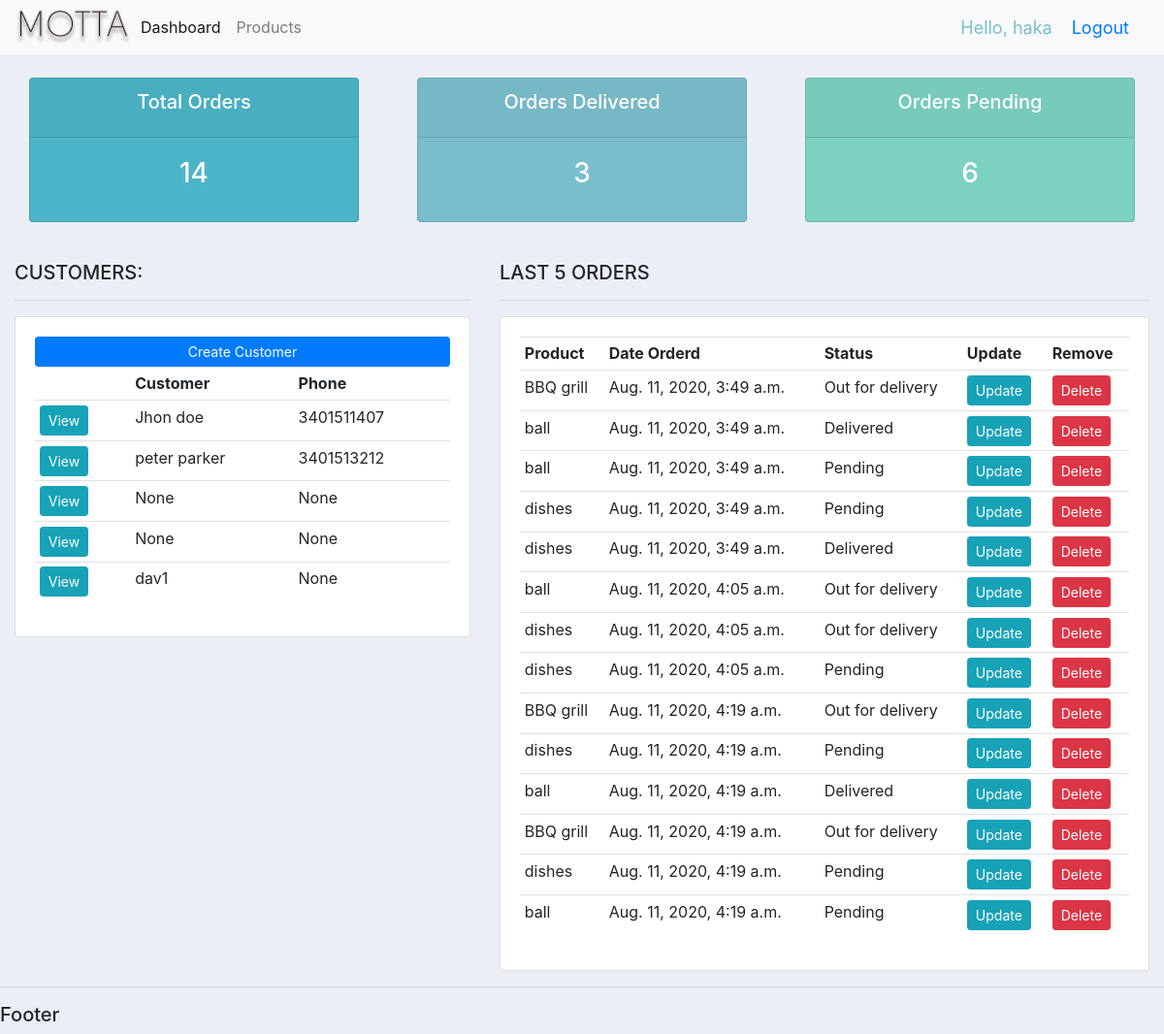
The app's page / (signed in) with its own data.
### account/models.py (models this page shows, shortened)
class Customer(models.Model):
	user = models.OneToOneField(User, null=True, on_delete=models.CASCADE)
	name = models.CharField(max_length=200, null=True)
	phone = models.CharField(max_length=200, null=True)
	email = models.CharField(max_length=200, null=True)
	profile_pic = models.ImageField(default="default.png",blank=True, null=True)
	date_created = models.DateTimeField(auto_now_add=True, null=True)

class Order(models.Model):
	STATUS = (
			('Pending', 'Pending'),
			('Out for delivery', 'Out for delivery'),
			('Delivered', 'Delivered'),
			)
	customer = models.ForeignKey(Customer, null=True, on_delete= models.SET_NULL)
	product = models.ForeignKey(Product, null=True, on_delete= models.SET_NULL)
	date_created = models.DateTimeField(auto_now_add=True, null=True)
	status = models.CharField(max_length=200, null=True, choices=STATUS)
	note = models.CharField(max_length=1000, null=True)

class Product(models.Model):
	CATEGORY = (
			('Indoor', 'Indoor'),
			('Out Door', 'Out Door'),
			)
	name = models.CharField(max_length=200, null=True)
	price = models.FloatField(null=True)
	category = models.CharField(max_length=200, null=True, choices=CATEGORY)
	description = models.CharField(max_length=200, null=True, blank=True)
	date_created = models.DateTimeField(auto_now_add=True, null=True)
	tags = models.ManyToManyField(Tag)
	def __str__(self):
		return self.name

### account/decorators.py (the view)
	def wrapper_function(request, *args, **kwargs):
		group = None
		if request.user.groups.exists():
			group = request.user.groups.all()[0].name
		if group == 'customer':
			return redirect('user-page')
		if group == 'admin':
			return view_func(request, *args, **kwargs)

### account/views.py (called while the page is built)
@login_required(login_url='login')
@admin_only
def home(request):
	orders = Order.objects.all()
	customers = Customer.objects.all()
	total_customers = customers.count()
	total_orders = orders.count()
	delivered = orders.filter(status='Delivered').count()
	pending = orders.filter(status='Pending').count()
	context = {'orders':orders, 'customers':customers,
	'total_orders':total_orders,'delivered':delivered,
	'pending':pending }
	return render(request, 'accounts/dashboard.html', context)

### account/templates/accounts/dashboard.html
{%  extends 'accounts/main.html' %}
{% block content %}
{%  include 'accounts/status.html' %}
<br>
<div class="row">
	<div class="col-md-5">
		<h5>CUSTOMERS:</h5>
		<hr>
		<div class="card card-body">
			<a class="btn btn-primary  btn-sm btn-block" href="">Create Customer</a>
			<table class="table table-sm">
				<tr>
					<th></th>
					<th>Customer</th>
					<th>Phone</th>
				</tr>
				{% for customer in customers %}
					<tr>
						<td><a class="btn btn-sm btn-info" href="{% url 'customer' customer.id %}">View</a></td>
						<td>{{customer.name}}</td>
						<td>{{customer.phone}}</td>
					</tr>
				{% endfor %}
			</table>
		</div>
	</div>
	<div class="col-md-7">
		<h5>LAST 5 ORDERS</h5>
		<hr>
		<div class="card card-body">
			<table class="table table-sm">
				<tr>
					<th>Product</th>
					<th>Date Orderd</th>
					<th>Status</th>
					<th>Update</th>
					<th>Remove</th>
				</tr>
				{% for order in orders %}
					<tr>
						<td>{{order.product}}</td>
						<td>{{order.date_created}}</td>
						<td>{{order.status}}</td>
						<td><a class="btn btn-sm btn-info" href="{% url 'update_order' order.id %}">Update</a></td>
						<td><a class="btn btn-sm btn-danger"href="{% url 'delete_order' order.id %}">Delete</a></td>
					</tr>
				{% endfor %}
			</table>
		</div>
	</div>
</div>
{% endblock %}

### account/templates/accounts/navbar.html (shortened to what this page needs)
{% load static %}
{% block content %}
<nav class="navbar navbar-expand-lg navbar-light bg-light">
    <img src="{%static 'images/logo.png' %}">
    <div class="collapse navbar-collapse" id="navbarNavDropdown">
      <ul class="navbar-nav">
      {% if request.user.is_staff  %}
        <li class="nav-item active">
          <a class="nav-link" href="{% url 'home' %}">Dashboard </a>
        </li>
        <li class="nav-item">
          <a class="nav-link" href="{% url 'products' %}">Products</a>
        </li>
        {% else %}
        <li class="nav-item">
        <a class="nav-link" href="{% url 'account' %}">Settings</a>
        </li>
        {% endif %}
      </ul>
    </div>
  <span class="hello-msg">Hello, {{request.user}}</span>
  <span class="hello-msg"><a href="{% url 'logout' %}">Logout</a> </span>
  </nav>
{% endblock content %}

### static/css/main.css (style rules this page uses)
body { background-color: #ebeff5; }

### account/templates/accounts/navbar.html (style rules this page uses)
.hello-msg { font-size: 18px; color: #7abecc; margin-right: 20px; }

### records on screen
Customer: name "Jhon doe", phone "3401511407"
Customer: name "peter parker", phone "3401513212"
Customer: name "None", phone "None"
Customer: name "None", phone "None"
Customer: name "dav1", phone "None"
Order: product "BBQ grill", date_created "Aug. 11, 2020, 3:49 a.m.", status "Out for delivery"
Order: product "ball", date_created "Aug. 11, 2020, 3:49 a.m.", status "Delivered"
Order: product "ball", date_created "Aug. 11, 2020, 3:49 a.m.", status "Pending"
Order: product "dishes", date_created "Aug. 11, 2020, 3:49 a.m.", status "Pending"
Order: product "dishes", date_created "Aug. 11, 2020, 3:49 a.m.", status "Delivered"
Order: product "ball", date_created "Aug. 11, 2020, 4:05 a.m.", status "Out for delivery"
Order: product "dishes", date_created "Aug. 11, 2020, 4:05 a.m.", status "Out for delivery"
Order: product "dishes", date_created "Aug. 11, 2020, 4:05 a.m.", status "Pending"
Order: product "BBQ grill", date_created "Aug. 11, 2020, 4:19 a.m.", status "Out for delivery"
Order: product "dishes", date_created "Aug. 11, 2020, 4:19 a.m.", status "Pending"
Order: product "ball", date_created "Aug. 11, 2020, 4:19 a.m.", status "Delivered"
Order: product "BBQ grill", date_created "Aug. 11, 2020, 4:19 a.m.", status "Out for delivery"
Order: product "dishes", date_created "Aug. 11, 2020, 4:19 a.m.", status "Pending"
Order: product "ball", date_created "Aug. 11, 2020, 4:19 a.m.", status "Pending"

### other values on screen
{{ request.user }} "haka"
{{ total_orders }} "14"
{{ delivered }} "3"
{{ pending }} "6"
